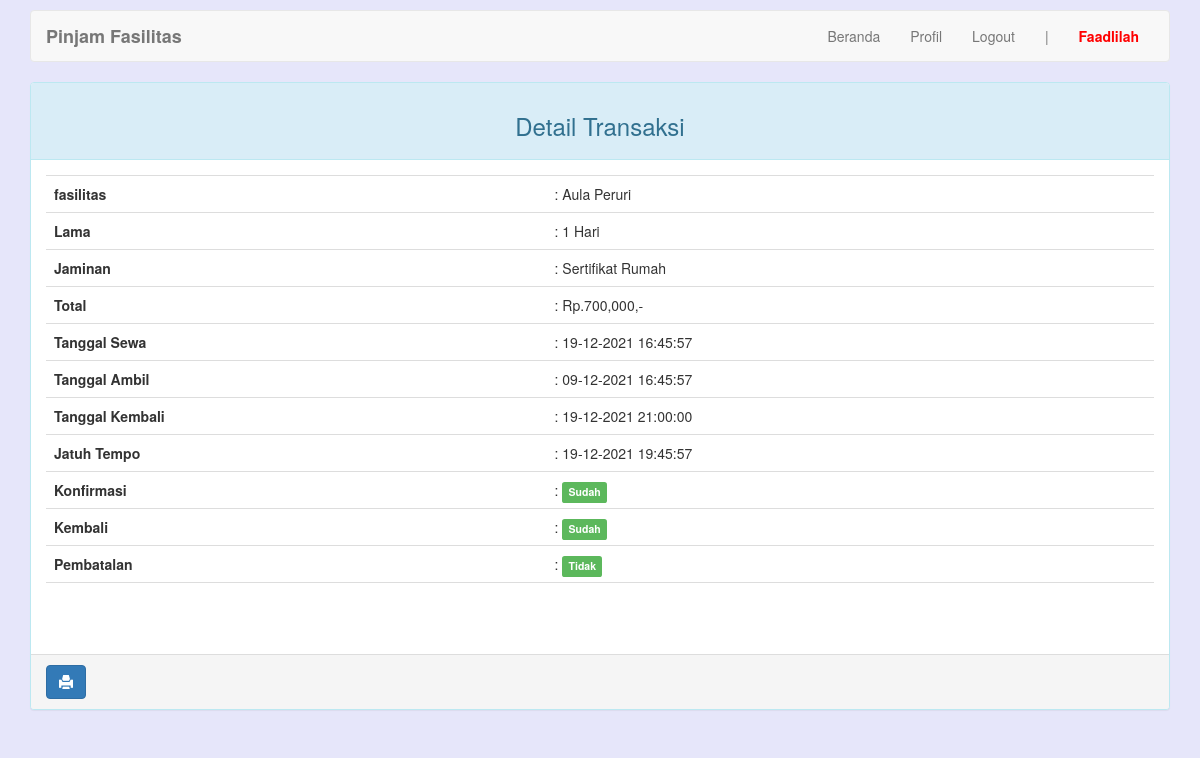
/index.php?page=detail&id=2 (signed in), run on the app's committed database.
### tables this page shows
CREATE TABLE `transaksi` (
  `id_transaksi` int(11) NOT NULL,
  `id_pelanggan` int(11) NOT NULL,
  `id_fasilitas` int(11) NOT NULL,
  `tgl_sewa` datetime NOT NULL,
  `tgl_ambil` datetime DEFAULT NULL,
  `tgl_kembali` datetime DEFAULT NULL,
  `lama` tinyint(1) NOT NULL,
  `total_harga` int(7) NOT NULL,
  `status` enum('0','1') NOT NULL,
  `jaminan` varchar(30) NOT NULL,
  `denda` int(7) DEFAULT 0,
  `jatuh_tempo` datetime NOT NULL,
  `konfirmasi` enum('0','1') DEFAULT NULL,
  `pembatalan` enum('0','1') DEFAULT NULL
);

CREATE TABLE `fasilitas` (
  `id_fasilitas` int(11) NOT NULL,
  `id_jenis` int(4) NOT NULL,
  `no_fasilitas` varchar(10) NOT NULL,
  `alamat_fasilitas` varchar(100) NOT NULL,
  `nama_fasilitas` varchar(30) NOT NULL,
  `gambar` varchar(100) NOT NULL,
  `harga` int(7) NOT NULL,
  `status` enum('0','1') NOT NULL
);

### pelanggan/detail.php (the view, shortened to what this page needs)
  <div class="panel panel-info">
    <div class="panel-heading"><h3 class="text-center">Detail Transaksi</h3></div>
    <div class="panel-body">
      <table class="table table-hover">
          <tbody>
							<?php $query = $connection->query("SELECT t.id_transaksi, m.nama_fasilitas, t.lama, t.jaminan, t.total_harga, t.tgl_sewa, t.tgl_ambil, t.tgl_kembali, t.jatuh_tempo, t.status, t.konfirmasi, t.pembatalan FROM transaksi t JOIN pelanggan p USING(id_pelanggan) JOIN fasilitas m ON t.id_fasilitas=m.id_fasilitas WHERE id_transaksi=$_GET[id]");?>
							<?php while ($r = $query->fetch_assoc()): ?>
								<tr>
									<th>fasilitas</th>
									<td>: <?=$r['nama_fasilitas']?></td>
								</tr>
								<tr>
									<th>Lama</th>
									<td>: <?=$r['lama']?> Hari</td>
								</tr>
								<tr>
									<th>Jaminan</th>
									<td>: <?=$r['jaminan']?></td>
								</tr>
								<tr>
									<th>Total</th>
									<td>: Rp.<?=number_format($r['total_harga'])?>,-</td>
								</tr>
								<tr>
									<th>Tanggal Sewa</th>
									<td>: <?=date("d-m-Y H:i:s", strtotime($r['tgl_sewa']))?></td>
								</tr>
								<tr>
									<th>Tanggal Ambil</th>
									<td>: <?=($r['tgl_ambil']) ? date("d-m-Y H:i:s", strtotime($r['tgl_ambil'])) : "<b>Belum</b>"?></td>
								</tr>
								<tr>
									<th>Tanggal Kembali</th>
									<td>: <?=($r['tgl_kembali']) ? date("d-m-Y H:i:s", strtotime($r['tgl_kembali'])) : "<b>Belum</b>"?></td>
								</tr>
								<tr>
									<th>Jatuh Tempo</th>
									<td>: <?=date("d-m-Y H:i:s", strtotime($r['jatuh_tempo']))?></td>
								</tr>
								<tr>
									<th>Konfirmasi</th>
									<td>: <span class="label label-<?=($r['konfirmasi']) ? "success" : "danger"?>"><?=($r['konfirmasi']) ? "Sudah" : "Belum"?></span></td>
								</tr>
								<tr>
									<th>Kembali</th>
									<td>: <span class="label label-<?=($r['status']) ? "success" : "danger"?>"><?=($r['status']) ? "Sudah" : "Belum"?></span></td>
								</tr>
								<tr>
									<th>Pembatalan</th>
									<td>: <span class="label label-<?=($r['pembatalan']) ? "danger" : "success"?>"><?=($r['pembatalan']) ? "Ya" : "Tidak"?></span></td>
								</tr>
								<tr class="hidden-print">
									<th></th>
									<td> &nbsp;
									</td>
								</tr>
							<?php endwhile; ?>
          </tbody>
      </table>
    </div>
    <div class="panel-footer hidden-print ">
        <a onClick="window.print();return false" class="btn btn-primary"><i class="glyphicon glyphicon-print"></i></a>
    </div>
</div>

### index.php (style rules this page uses)
body { background-color: #E6E6FA; margin-top: 10px; }

### data on the page
transaksi: id_fasilitas.nama_fasilitas "Aula Peruri", lama "1", jaminan "Sertifikat Rumah", total_harga "700,000", tgl_sewa "19-12-2021 16:45:57", tgl_ambil "09-12-2021 16:45:57", tgl_kembali "19-12-2021 21:00:00", jatuh_tempo "19-12-2021 19:45:57", konfirmasi "Sudah", status "Sudah", pembatalan "Tidak"

### other printed values
$_SESSION["pelanggan"]["username"] "Faadlilah"
